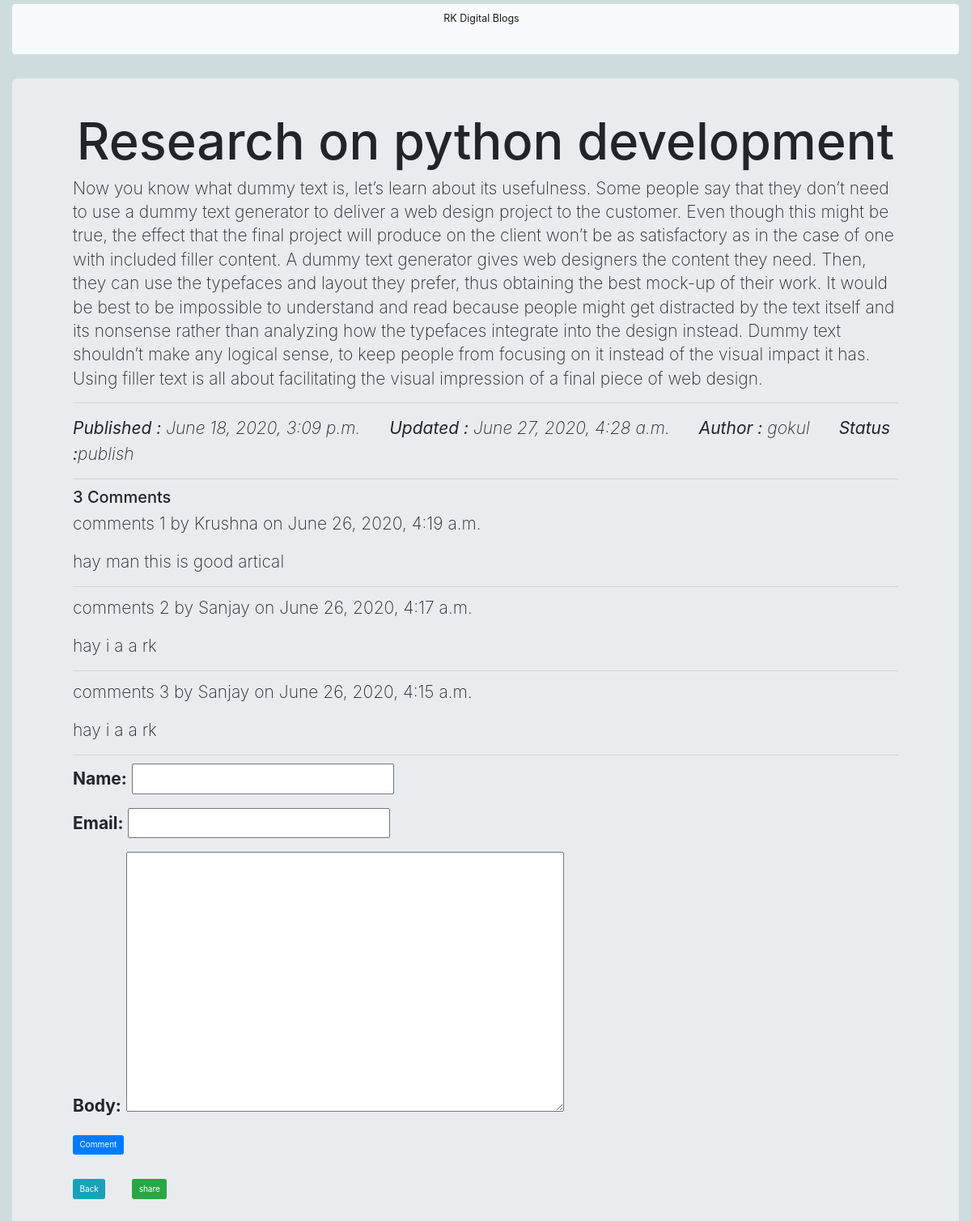
The page /read/4 on the database its author committed.
### myapp/models.py (models this page shows, shortened)
class Post(models.Model):
    STATUS_CHOICE=(('draft','Draft'),('publish','Published'))
    title=models.CharField(max_length=100)
    slug=models.SlugField(max_length=260,unique_for_date='publish')
    author=models.ForeignKey(User,related_name='block_post',on_delete=models.CASCADE)
    body=models.TextField()
    publish=models.DateTimeField(default=timezone.now)
    created=models.DateTimeField(auto_now_add=True)
    updated=models.DateTimeField(auto_now=True)
    status=models.CharField(max_length=15,choices=STATUS_CHOICE,default='draft')
    objects=CustomManager()
    tags=TaggableManager()

class comment(models.Model):
    post=models.ForeignKey(Post,related_name='comment',on_delete=Post)
    name=models.CharField(max_length=120)
    email=models.EmailField()
    body=models.TextField()
    created=models.DateTimeField(auto_now_add=True)
    updated=models.DateTimeField(auto_now=True)
    active=models.BooleanField(default=True)
    objects=CustomManager()

### myapp/views.py (the view)
# urls.py: path('read/<int:pk>',views.post_detail,name='post_detail'),
def post_detail(Request,pk):
    post=Post.objects.get(id=pk)
    comments=post.comment.filter(active=True)
    csubmit=False
    if Request.method=="POST":
        form=commentForm(Request.POST)
        if form.is_valid():
            new_comment=form.save(commit=False)
            new_comment.post=post
            new_comment.save()
            csubmit=True
    else:
        form=commentForm()
    MY_DICT={'post':post,'form':form,'comment':comments,'cs':csubmit}
    return render(Request,'myapp/details_post.html',MY_DICT)

### myapp/forms.py
class commentForm(forms.ModelForm):
    class Meta:
        model=comment
        fields=('name','email','body')

### myapp/models.py (called while the page is built)
        def get_queryset(self):
            return super().get_queryset().filter(status='publish')

        def get_queryset(self):
            return super().get_queryset().order_by('-created')

### templates/myapp/details_post.html (shortened to what this page needs)
{% extends 'myapp/base.html' %}
{% block rk %}
<div class="jumbotron mt-5 ">
<div class="container">
    <h1 class="text-center">{{post.title}}</h1>
    <p class="lead">{{post.body}} </p>
    <hr class="my-4">
    <p class="font-italic"><b>Published : </b>{{post.publish}} <b class="ml-5">Updated : </b>{{post.updated}} <b class="ml-5">Author : </b>{{post.author}} <b class="ml-5">Status :</b>{{post.status}}</p>
     <hr>
    {% with comment.count as comment_count %}
    <h2>{{comment_count}} Comment{{comment_count|pluralize}}</h2>
    {% endwith %}
    {% if comment %}
     {% for com in comment %}
     <b><p>comments {{forloop.counter}} by {{com.name|title}} on {{com.created}}</p></b>
     <p>{{com.body|linebreaks}}</p>
     <hr>
     {% endfor %}
    {% else %}
    <p> There are NO comments Yet ..!!</p>
    {% endif %}
     <form method="POST">
     {{form.as_p}}
     <input type="submit" class="btn btn-primary mb-5" value="Comment">
     </form>
    <a href="../block" class="btn btn-info">Back</a>
    <a href="../{{post.id}}/share" class="btn btn-success text-right ml-5">share</a>
    </div>
  </div>
{% endblock %}

### static/css/style.css (style rules this page uses)
body { background-color: #cddddd; }

### rows shown on the page
Post: title "Research on python development", body "Now you know what dummy text is, let’s learn about its usefulness. Some people say that they don’t need to use a dummy text generator to deliver a web design project to the customer. Even though this might be true, the effect that the final project will produce on the client won’t be as satisfactory as in the case of one with included filler content. A dummy text generator gives web designers the content they need. Then, they can use the typefaces and layout they prefer, thus obtaining the best mock-up of their work. It would be best to be impossible to understand and read because people might get distracted by the text itself and its nonsense rather than analyzing how the typefaces…", publish "June 18, 2020, 3:09 p.m.", updated "June 27, 2020, 4:28 a.m.", author "gokul", status "publish"
comment: name "Krushna", created "June 26, 2020, 4:19 a.m.", body "hay man this is good artical"
comment: name "Sanjay", created "June 26, 2020, 4:17 a.m.", body "hay i a a rk"
comment: name "Sanjay", created "June 26, 2020, 4:15 a.m.", body "hay i a a rk"

### other values the page prints
{{ comment_count }} "3"
